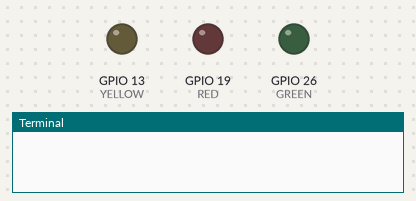
This program was run on a simulated Raspberry Pi (BCM pin numbers). On the bench: output pins drawn as LEDs (lit = HIGH), the last lines printed to the terminal. System figures (address, load, memory, disk, uptime) are fixed made-up values.

Above: at 0.1 s.
At 2.1 s:
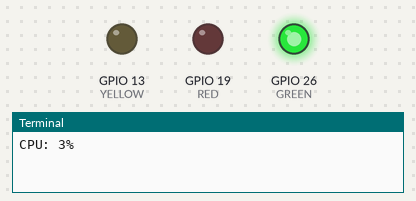
Timing chart, 0 to 3.6 s (numbered marks = the images above):
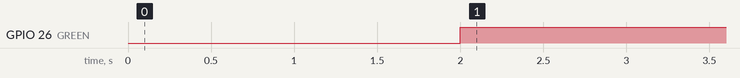

The program:

system.py
```python
#!/usr/bin/env python
# to use with Pi Traffic Light

import RPi.GPIO as GPIO
import psutil

GREEN = 26
YELLOW = 13
RED = 19

# Pin Setup:
GPIO.setmode(GPIO.BCM)   # Broadcom pin-numbering scheme.
GPIO.setwarnings(False)
GPIO.setup(GREEN, GPIO.OUT)
GPIO.setup(YELLOW, GPIO.OUT)
GPIO.setup(RED, GPIO.OUT)

try:
   while (1):
      cpu_pc = psutil.cpu_percent(interval=2)
      print 'CPU: %d%%' % (cpu_pc)
      if cpu_pc <= 50:
         GPIO.output(RED, False)
         GPIO.output(YELLOW, False)
         GPIO.output(GREEN, True)
      if 50 < cpu_pc < 90:
         GPIO.output(GREEN, False)
         GPIO.output(RED, False)
         GPIO.output(YELLOW, True)
      if cpu_pc >=90 :
         GPIO.output(GREEN, False)
         GPIO.output(YELLOW, False)
         GPIO.output(RED, True)
except KeyboardInterrupt:
    print "Good bye"
    GPIO.output(GREEN, False)
    GPIO.output(YELLOW, False)
    GPIO.output(RED, False)
```

Measured:
- by itself, GPIO 26 (GREEN): LOW → HIGH at 2.0 s
